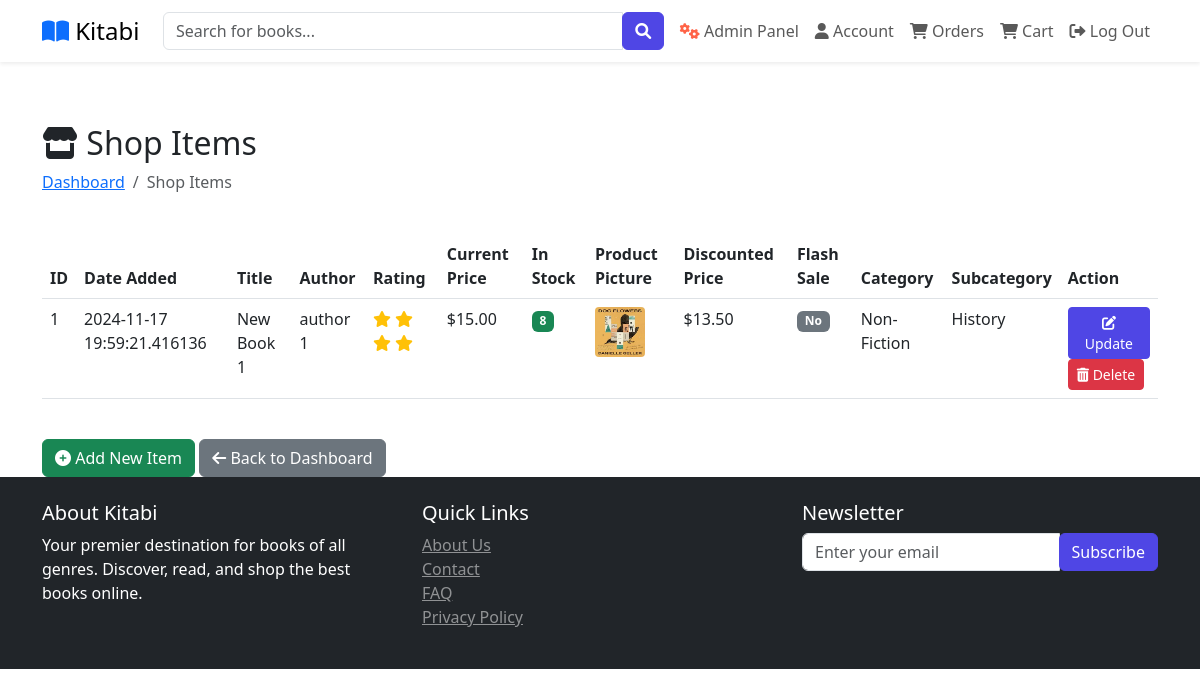
The page /shop-items (signed in) on the database its author committed.
### website/models.py (models this page shows, shortened)
class Product(db.Model):
    id = db.Column(db.Integer, primary_key = True)
    product_name = db.Column(db.String(100), nullable = False)
    author = db.Column(db.String(100), nullable = False)
    rating = db.Column(db.Float, nullable = False)
    current_price = db.Column(db.Float, nullable = False)
    in_stock = db.Column(db.Integer, nullable = False)
    low_stock_threshold = db.Column(db.Integer, default=10)  # New field
    warehouse_location = db.Column(db.String(100), nullable=False, default='Main Warehouse')  # New field
    promotion_percentage = db.Column(db.Integer, default=0)  # New field for promotion
    discounted_price = db.Column(db.Float, nullable=True)
    product_picture = db.Column(db.String(1000), nullable=False)
    flash_sale = db.Column(db.Boolean, default = False)
    date_added = db.Column(db.DateTime, default = datetime.utcnow)
    category_id = db.Column(db.Integer, db.ForeignKey('category.id'), nullable=False)
    subcategory_id = db.Column(db.Integer, db.ForeignKey('sub_category.id'), nullable=False)
    last_stock_update = db.Column(db.DateTime, default=datetime.utcnow)  # New field
    carts = db.relationship('Cart', backref=db.backref('product', lazy=True))
    orders = db.relationship('Order', backref=db.backref('product'), lazy=True)

class Category(db.Model):
    id = db.Column(db.Integer, primary_key=True)
    name = db.Column(db.String(100), nullable=False, unique=True)
    products = db.relationship('Product', backref='category', lazy=True)
    subcategories = db.relationship('SubCategory', backref='category', lazy=True)

class SubCategory(db.Model):
    id = db.Column(db.Integer, primary_key=True)
    name = db.Column(db.String(100), nullable=False, unique=True)
    category_id = db.Column(db.Integer, db.ForeignKey('category.id'), nullable=False)
    products = db.relationship('Product', backref='subcategory', lazy=True)

### website/admin.py (the view)
@admin.route('/shop-items', methods=['GET', 'POST'])
@login_required
def shop_items():
    if current_user.id == 1:
        items = Product.query.order_by(Product.date_added).all()
        low_stock_items = [item for item in items if item.in_stock < 10]  # Low stock threshold
        return render_template('shop_items.html', items=items, low_stock_items=low_stock_items)
    return render_template('404.html')

### website/__init__.py (called while the page is built)
def create_app():
    app = Flask(__name__)
    app.config['SECRET_KEY'] = 'test12345'
    app.config['SQLALCHEMY_DATABASE_URI'] = f'sqlite:///{DB_NAME}'
    app.config['SQLALCHEMY_TRACK_MODIFICATIONS'] = False
    db.init_app(app)
    migrate.init_app(app, db)
    bcrypt.init_app(app)
    login_manager.init_app(app)
    login_manager.login_view = 'auth.login'
    @app.errorhandler(404)
    def page_not_found(error):
        return render_template('404.html')
    @login_manager.user_loader
    def load_user(id):
        from .models import Customer
        return Customer.query.get(int(id))
    from .views import views
    from .auth import auth
    from .admin import admin
    app.register_blueprint(views, url_prefix='/')
    app.register_blueprint(auth, url_prefix='/')
    app.register_blueprint(admin, url_prefix='/')
    return app

### website/templates/shop_items.html (shortened to what this page needs)
{% extends 'base.html' %}
{% block body %}
<div class="container mt-5">
    <div class="row mb-4">
        <div class="col">
            <h2><i class="fas fa-store"></i> Shop Items</h2>
            <nav aria-label="breadcrumb">
                <ol class="breadcrumb">
                    <li class="breadcrumb-item"><a href="{{ url_for('admin.admin_page') }}">Dashboard</a></li>
                    <li class="breadcrumb-item active">Shop Items</li>
                </ol>
            </nav>
        </div>
    </div>
    {% if items | length < 1 %}
    <div class="alert alert-info">
        <h4 class="alert-heading">No Shop Items Available</h4>
        <p>Please add items to the shop to view them here.</p>
        <a href="{{ url_for('admin.add_item') }}" class="btn btn-primary">
            <i class="fas fa-plus-circle"></i> Add Item
        </a>
    </div>
    {% else %}
    <div class="table-responsive">
        <table class="table table-hover">
            <thead class="thead-light">
                <tr>
                    <th scope="col">ID</th>
                    <th scope="col">Date Added</th>
                    <th scope="col">Title</th>
                    <th scope="col">Author</th>
                    <th scope="col">Rating</th>
                    <th scope="col">Current Price</th>
                    <th scope="col">In Stock</th>
                    <th scope="col">Product Picture</th>
                    <th scope="col">Discounted Price</th>
                    <th scope="col">Flash Sale</th>
                    <th scope="col">Category</th>
                    <th scope="col">Subcategory</th>
                    <th scope="col">Action</th>
                </tr>
            </thead>
            <tbody>
                {% for item in items %}
                <tr>
                    <td>{{ item.id }}</td>
                    <td>{{ item.date_added }}</td>
                    <td>{{ item.product_name }}</td>
                    <td>{{ item.author }}</td>
                    <td>
                        <div class="text-warning">
                            {% for i in range(item.rating|int) %}
                            <i class="fas fa-star"></i>
                            {% endfor %}
                        </div>
                    </td>
                    <td>${{ "{:,.2f}".format(item.current_price) }}</td>
                    <td>
                        {% if item.in_stock > 0 %}
                        <span class="badge bg-success">{{ item.in_stock }}</span>
                        {% else %}
                        <span class="badge bg-danger">Out of Stock</span>
                        {% endif %}
                    </td>
                    <td>
                        <img src="{{ item.product_picture }}" alt="{{ item.product_name }}" style="height: 50px; width: 50px; border-radius: 4px;">
                    </td>
                    <td>${{ "{:,.2f}".format(item.discounted_price) }}</td>
                    <td>
                        {% if item.flash_sale %}
                        <span class="badge bg-warning">Yes</span>
                        {% else %}
                        <span class="badge bg-secondary">No</span>
                        {% endif %}
                    </td>
                    <td>{{ item.category.name }}</td>
                    <td>{{ item.subcategory.name }}</td>
                    <td>
                        <a href="{{ url_for('admin.update_item', item_id=item.id) }}" class="btn btn-sm btn-primary">
                            <i class="fas fa-edit"></i> Update
                        </a>
                        <a href="{{ url_for('admin.delete_item', item_id=item.id) }}" class="btn btn-sm btn-danger">
                            <i class="fas fa-trash-alt"></i> Delete
                        </a>
                    </td>
                </tr>
                {% endfor %}
            </tbody>
        </table>
    </div>
    {% endif %}
    <div class="row mt-4">
        <div class="col">
            <a href="{{ url_for('admin.add_shop_items') }}" class="btn btn-success">
                <i class="fas fa-plus-circle"></i> Add New Item
            </a>
            <a href="{{ url_for('admin.admin_page') }}" class="btn btn-secondary">
                <i class="fas fa-arrow-left"></i> Back to Dashboard
            </a>
        </div>
    </div>
</div>
{% endblock %}

### website/templates/base.html (shortened to what this page needs)
<!DOCTYPE html>
<html lang="en">
<head>
    <link rel="stylesheet" href="{{ url_for('static', filename='css/bootstrap.min.css') }}">
    <link rel="stylesheet" href="{{ url_for('static', filename='css/owl.carousel.min.css') }}">
    <link rel="stylesheet" href="{{ url_for('static', filename='css/style.css') }}">
    <link rel="stylesheet" href="https://cdnjs.cloudflare.com/ajax/libs/font-awesome/6.0.0/css/all.min.css">
</head>
<body>
    <nav class="navbar navbar-expand-lg navbar-light bg-white fixed-top shadow-sm">
        <div class="container">
            <a class="navbar-brand" href="/">
                <i class="fas fa-book-open text-primary"></i>
                <span class="font-weight-bold ml-2">Kitabi</span>
            </a>
            <div class="collapse navbar-collapse" id="navbarNav">
                <form class="form-inline mx-auto w-50">
                    <div class="input-group w-100">
                        <input type="text" class="form-control" placeholder="Search for books...">
                        <div class="input-group-append">
                            <button class="btn btn-primary" type="submit">
                                <i class="fas fa-search"></i>
                            </button>
                        </div>
                    </div>
                </form>
                <ul class="navbar-nav ml-auto">
                    {% if current_user.is_authenticated %}
                    {% if current_user.id == 1 %}
                    <li class="nav-item">
                        <a class="nav-link" href="/admin-page">
                            <i class="fas fa-cogs" style="color: #ff6347;"></i> Admin Panel
                        </a>
                    </li>
                    {% endif %}
                    <li class="nav-item">
                        <a class="nav-link" href="/account/{{current_user.id}}"><i class="fas fa-user"></i> Account</a>
                    </li>
                    <li class="nav-item">
                        <a class="nav-link" href="/orders">
                            <i class="fas fa-shopping-cart"></i> Orders
                            <span class="badge badge-primary">3</span>
                        </a>
                    </li>
                    <li class="nav-item">
                        <a class="nav-link" href="/cart">
                            <i class="fas fa-shopping-cart"></i> Cart
                            <span class="badge badge-primary">3</span>
                        </a>
                    </li>
                    <li class="nav-item">
                        <a class="nav-link" href="{{ url_for('auth.log_out') }}"><i class="fas fa-sign-out-alt"></i> Log Out</a>
                    </li>
                    {% else %}
                    <li><a class="nav-link" href="{{ url_for('auth.login') }}"><i class="fas fa-user"></i> Log In </a></li>
                    {% endif %}
                </ul>
            </div>
        </div>
    </nav>
    {% block body %}
    {% endblock %}
    <footer class="bg-dark text-white py-4">
        <div class="container">
            <div class="row">
                <div class="col-md-4">
                    <h5>About Kitabi</h5>
                    <p>Your premier destination for books of all genres. Discover, read, and shop the best books online.</p>
                </div>
                <div class="col-md-4">
                    <h5>Quick Links</h5>
                    <ul class="list-unstyled">
                        <li><a href="#" class="text-white-50">About Us</a></li>
                        <li><a href="#" class="text-white-50">Contact</a></li>
                        <li><a href="#" class="text-white-50">FAQ</a></li>
                        <li><a href="#" class="text-white-50">Privacy Policy</a></li>
                    </ul>
                </div>
                <div class="col-md-4">
                    <h5>Newsletter</h5>
                    <form>
                        <div class="input-group">
                            <input type="email" class="form-control" placeholder="Enter your email">
                            <div class="input-group-append">
                                <button class="btn btn-primary" type="submit">Subscribe</button>
                            </div>
                        </div>
                    </form>
                </div>
            </div>
        </div>
    </footer>
</body>
</html>

### website/static/css/style.css (style rules this page uses)
:root { --primary-color: #4f46e5; --secondary-color: #818cf8; --dark-color: #1f2937; --light-color: #f3f4f6; }
body { font-family: 'Segoe UI', Tahoma, Geneva, Verdana, sans-serif; padding-top: 76px; margin: 0; }
.navbar-brand { font-size: 1.5rem; }
.navbar .badge { position: absolute; top: 0; right: 0; transform: translate(50%, -50%); }
.btn-primary { background-color: var(--primary-color); border-color: var(--primary-color); }

### rows shown on the page
Product: id "1", date_added "2024-11-17 19:59:21.416136", product_name "New Book 1", author "author 1", rating 4 (drawn), current_price "15.00", in_stock "8", product_picture (picture), discounted_price "13.50", flash_sale "No", category.name "Non-Fiction", subcategory.name "History"
